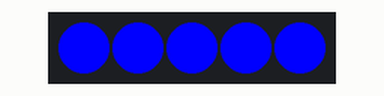
This sketch was run on a simulated Arduino Uno, built with avr-gcc and run on an emulated ATmega328P. On the bench: 5 RGB LEDs in strip order, left to right. What the sketch prints to the serial monitor is not drawn.

Above: at 0.1 s.
At 0.6 s:
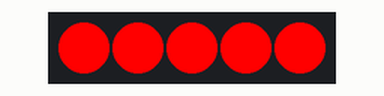
At 1.1 s:
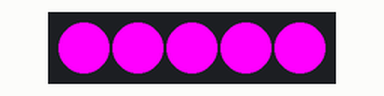
At 1.6 s:
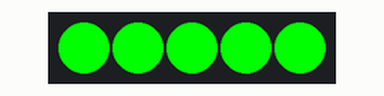
At 2.1 s:
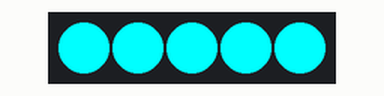
At 2.6 s:
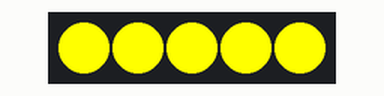
Timing chart, 0 to 40.0 s (numbered marks = the images above):
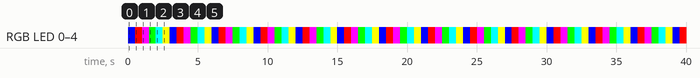

Measured:
- by itself, RGB LED 0–4: repeats every 3.0 s: RGB(255, 0, 0) 0.50 s, RGB(255, 0, 255) 0.50 s, RGB(0, 255, 0) 0.50 s, RGB(0, 255, 255) 0.50 s, RGB(255, 255, 0) 0.50 s, RGB(0, 0, 255) 0.50 s
- by itself, everything shown: repeats every 3.0 s, in 6 steps
- what the display in image 1 shows lasts 0.5 s, from 0.5 s to 1.0 s

The sketch:

Task1.ino
```cpp
/*Diversity of the flower , Task 1 : Change the bionic flower's color */

/*Library*/
#include <Arduino.h>
// LED's library
#include<FastLED.h>

/*GPIO*/
//LED pin
#define LED_PIN 16

/*Variable*/
//Number of the LEDs
#define NUM_LEDS 5
////Address of the color sensor
//
//// R G B value for the white color
//unsigned int redhigh , greenhigh, bluehigh;
//// R G B value for the black color
//unsigned int redlow, greenlow, bluelow;
//// R G B value for the red color
//int Red_R, Red_G, Red_B;
//// R G B value for the green color
//int Green_R, Green_G, Green_B;
//// R G B value for the blue color
//int Blue_R, Blue_G, Blue_B;
//// RED = true if the red color is detected, otherwise false
//boolean RED = false ;
//// GREEN = true if the green color is detected, otherwise false
//boolean GREEN = false;
//// BLUE = true if the blue color is detected, otherwise false
//boolean BLUE = false;
////Range (a margin of error for the RGB value)
//int range = 10;

/*Obejct*/
//LED
CRGB leds[NUM_LEDS];

/* ************************************************************************/
/* ****************************** FUNCTION ********************************/
/* ************************************************************************/

//link RGB code : https://www.w3schools.com/colors/colors_picker.asp

//The blue_color() function allows to light the bionic flower in blue
void blue_color()
{
  for (int i = 0; i < NUM_LEDS; i++) {
    leds[i] = CRGB(0,0,255);
  }
  FastLED.show();
}
//The green_color() function allows to light the bionic flower in green
void green_color()
{
  for (int i = 0; i < NUM_LEDS; i++) {
    leds[i] = CRGB(0,255,0);//Vert
  }
  FastLED.show();
}
//The red_color() function allows to light the bionic flower in red
void red_color()
{
  for (int i = 0; i < NUM_LEDS; i++) {
    leds[i] = CRGB(255,0,0);
  }
  FastLED.show();
}
//The cyan_color() function allows to light the bionic flower in cyan ( green and blue )
void cyan_color()
{
  for (int i = 0; i < NUM_LEDS; i++) {
    leds[i] = CRGB(0,255,255);
  }
  FastLED.show();
}
//The magenta_color() function allows to light the bionic flower in magenta ( red and blue )
void magenta_color()
{
  for (int i = 0; i < NUM_LEDS; i++) {
    leds[i] = CRGB(255,0,255);
  }
  FastLED.show();
}
//The yellow_color() function allows to light the bionic flower in yellow( green and red )
void yellow_color()
{
  for (int i = 0; i < NUM_LEDS; i++) {
    leds[i] = CRGB(255,255,0);
  }
  FastLED.show();
}
//The black_color() function allows to light the bionic flower in black
void black_color()
{
  for (int i = 0; i < NUM_LEDS; i++) {
    leds[i] = CRGB(0,0,0);
  }
  FastLED.show();
}


////The calibration_color() function allows to calibrate the high (white) and the low (black) value
//void BW_calibration()
//{
//   // Color sensor selected, start the transmission
//   Wire.beginTransmission(ADD_COLOR);
//
//   //White color calibration
//   Serial.println("Please, place the sensor on white color ...");
//   delay(3000);
//   redhigh = RGB_sensor.readRed();
//   greenhigh = RGB_sensor.readGreen();
//   bluehigh = RGB_sensor.readBlue();
//   delay(3000);
//
//   //Black color calibration
//   Serial.println("Please, place the sensor on black color ...");
//   delay(3000);
//   redlow = RGB_sensor.readRed();
//   greenlow = RGB_sensor.readGreen();
//   bluelow = RGB_sensor.readBlue();
//   delay(3000);
//
//    // The end of the transmission
//    Wire.endTransmission();
//}
//
////The RGB_calibration() function allows to calibrate the RGB value for the red, green and blue color
//void RGB_calibration()
//{
//  // Color sensor selected
//  Wire.beginTransmission(ADD_COLOR);
//
//  //Color sensor parameters
//  unsigned int red_value, green_value ,blue_value;
//
//  //Red color calibration
//  Serial.println("Please, place the sensor on red color ...");
//  delay(3000);
//  // Read sensor values (16 bit integers)
//  red_value = RGB_sensor.readRed();
//  green_value = RGB_sensor.readGreen();
//  blue_value = RGB_sensor.readBlue();
//  // Convert to RGB values
//  red_value = map(red_value, redlow, redhigh, 0, 255);
//  green_value = map(green_value, greenlow, greenhigh, 0, 255);
//  blue_value = map(blue_value, bluelow, bluehigh, 0, 255);
//  // Constrain to values of 0-255
//  red_value = constrain(red_value, 0, 255);
//  green_value = constrain(green_value, 0, 255);
//  blue_value= constrain(blue_value, 0, 255);
//  Red_R= red_value;
//  Red_G = green_value;
//  Red_B = blue_value;
//  delay(3000);
//
//  //Green color calibration
//  Serial.println("Please, place the sensor on green color ...");
//  delay(3000);
//  // Read sensor values (16 bit integers)
//  red_value = RGB_sensor.readRed();
//  green_value = RGB_sensor.readGreen();
//  blue_value = RGB_sensor.readBlue();
//  // Convert to RGB values
//  red_value = map(red_value, redlow, redhigh, 0, 255);
//  green_value = map(green_value, greenlow, greenhigh, 0, 255);
//  blue_value = map(blue_value, bluelow, bluehigh, 0, 255);
//  // Constrain to values of 0-255
//  red_value = constrain(red_value, 0, 255);
//  green_value = constrain(green_value, 0, 255);
//  blue_value= constrain(blue_value, 0, 255);
//  Green_R= red_value;
//  Green_G = green_value;
//  Green_B = blue_value;
//  delay(3000);
//
//  //Blue color calibration
//  Serial.println("Please, place the sensor on blue color ...");
//  delay(3000);
//  // Read sensor values (16 bit integers)
//  red_value = RGB_sensor.readRed();
//  green_value = RGB_sensor.readGreen();
//  blue_value = RGB_sensor.readBlue();
//  // Convert to RGB values
//  red_value = map(red_value, redlow, redhigh, 0, 255);
//  green_value = map(green_value, greenlow, greenhigh, 0, 255);
//  blue_value = map(blue_value, bluelow, bluehigh, 0, 255);
//  // Constrain to values of 0-255
//  red_value = constrain(red_value, 0, 255);
//  green_value = constrain(green_value, 0, 255);
//  blue_value= constrain(blue_value, 0, 255);
//  Blue_R= red_value;
//  Blue_G = green_value;
//  Blue_B = blue_value;
//  delay(3000);
//
//  // The end of the transmission
//  Wire.endTransmission();
//
//
//}
////The color_sensor() function allows to read the RGB value of the color and test if it is the red, green or blue color
//void Read_RGB()
//{
//  // Color sensor selected
//  Wire.beginTransmission(ADD_COLOR);
//
//  //Color sensor parameters
//  unsigned int red_value, green_value ,blue_value;
//
//  // Read sensor values (16 bit integers)
//  red_value = RGB_sensor.readRed();
//  green_value = RGB_sensor.readGreen();
//  blue_value = RGB_sensor.readBlue();
//  // Convert to RGB values
//  red_value = map(red_value, redlow, redhigh, 0, 255);
//  green_value = map(green_value, greenlow, greenhigh, 0, 255);
//  blue_value = map(blue_value, bluelow, bluehigh, 0, 255);
//  // Constrain to values of 0-255
//  red_value = constrain(red_value, 0, 255);
//  green_value = constrain(green_value, 0, 255);
//  blue_value= constrain(blue_value, 0, 255);
//
//  Serial.print("COLOR : "); Serial.print("R "); Serial.print(red_value); Serial.print("G "); Serial.print(green_value); Serial.print("B ");Serial.println(blue_value);
//
//  // Test if the color detected is red, if it is the case, RED = true
//  if ((red_value>Red_R-range) && ( red_value<Red_R+range)&& (green_value>Red_G-range) && ( green_value<Red_G+range)&&( blue_value>Red_B-range) && ( blue_value<Red_B+range))
//  {
//    RED= true;
//  }
//  // Test if the color detected is green, if it is the case, GREEN = true
//  else if ((red_value>Green_R-range) && (red_value<Green_R+range)&& (green_value>Green_G-range) && ( green_value<Green_G+range)&&( blue_value>Green_B-range) && ( blue_value<Green_B+range))
//  {
//    GREEN= true;
//  }
//  // Test if the color detected is blue, if it is the case, BLUE = true
//  else if ((red_value> Blue_R -range) && (red_value<Blue_R+range)&& (green_value> Blue_G-range) && (green_value< Blue_G+range)&&(blue_value> Blue_B-range) && (blue_value< Blue_B+range))
//  {
//    BLUE= true;
//  }
//
//  // The end of the transmission
//  Wire.endTransmission();
//
//}


/* ************************************************************************/
/* ***************************** SETUP FUNCTION ***************************/
/* ************************************************************************/
void setup()
{
 //Serial monitor communication
 Serial.begin(9600);
 Serial.println("Diversity of the flower scenario : Task 1");

 ///LED initialisation
 FastLED.addLeds<NEOPIXEL,LED_PIN>(leds,NUM_LEDS);
 black_color();


}


/* ************************************************************************/
/* ***************************** LOOP FUNCTION ****************************/
/* ************************************************************************/
void loop()
{
  //Turn on the LEDs in the blue color
  blue_color();
  //Wait 500ms
  delay(500);
  //Turn on the LEDs in the red color
  red_color();
  //Wait 500ms
  delay(500);
  //Turn on the LEDs in the magenta color
  magenta_color();
  //Wait 500ms
  delay(500);
  //Turn on the LEDs in the green color
  green_color();
  //Wait 500ms
  delay(500);
  //Turn on the LEDs in the cyan color
  cyan_color();
  //Wait 500ms
  delay(500);
  //Turn on the LEDs in the yellow color
   yellow_color();
   //Wait 500ms
    delay(500);


}
```
